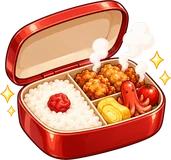
#> input picture art/ui/bonus_bento.webp, 171 x 160 px; its folder holds only this picture in this run
$ python check_ui.py
#> lines starting #> are read from the running program, lines starting #| are printed output that depends on the picture
"""去背檢查：把 art/ui/bonus_*.webp 放到深色與亮色底上放大 2 倍 → work/bonus_check.png
用法: python3 tools/check_ui.py
"""
import os, glob
from PIL import Image
os.chdir(os.path.join(os.path.dirname(os.path.abspath(__file__)), ".."))
fs = sorted(glob.glob("art/ui/bonus_*.webp"))
ims = [Image.open(f).convert("RGBA") for f in fs]
#> ims = 1 item
ims = [im.resize((im.width * 2, im.height * 2), Image.LANCZOS) for im in ims]
w = sum(im.width + 30 for im in ims) + 30; h = max(im.height for im in ims) + 40
#> after `w = sum((im.width + 30 for im in ims)) + 30`: w = 402
#> after `h = max((im.height for im in ims)) + 40`: h = 360
out = Image.new("RGB", (w, h * 3))
#> out: PIL image 402x1080 RGB; every value is 0
for row, col in enumerate([(24, 24, 32), (70, 60, 90), (235, 235, 235)]):
    bg = Image.new("RGB", (w, h), col); x = 30
    for im in ims: bg.paste(im, (x, 20), im); x += im.width + 30
    out.paste(bg, (0, row * h))
#> this loop made 3 passes
#> pass 1, `bg = Image.new('RGB', (w, h), col)`:
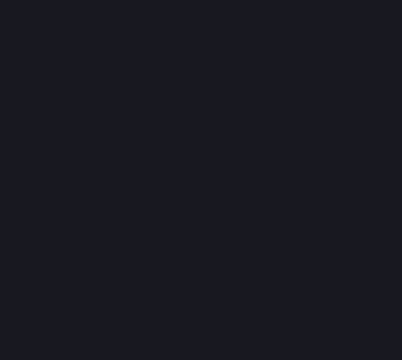
#> bg: PIL image 402x360 RGB; mean R, G, B 24, 24, 32
#> pass 2, `bg = Image.new('RGB', (w, h), col)`:
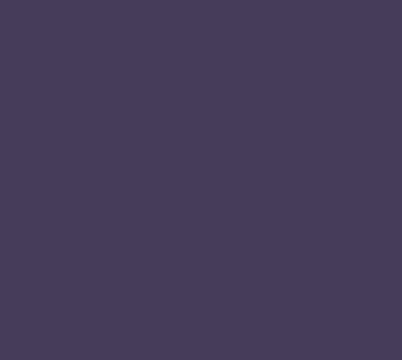
#> bg: PIL image 402x360 RGB; mean R, G, B 70, 60, 90
#> after the loop:
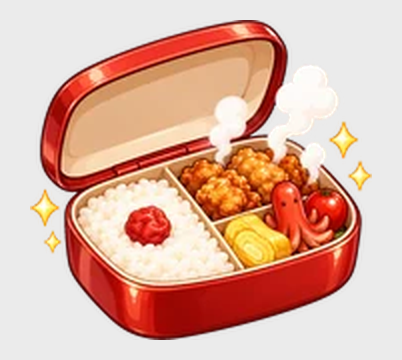
#> bg: PIL image 402x360 RGB; mean R, G, B 222.1, 177.8, 161.4
#> after the loop:
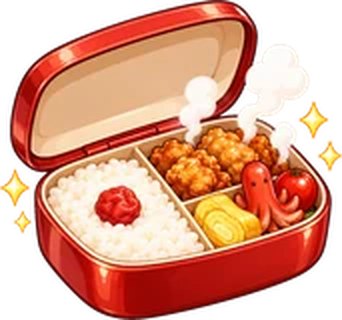
#> im: PIL image 342x320 RGBA; mean R, G, B, A 156.1, 94.3, 71.1, 180.1; transparent parts drawn white
#> after the loop:
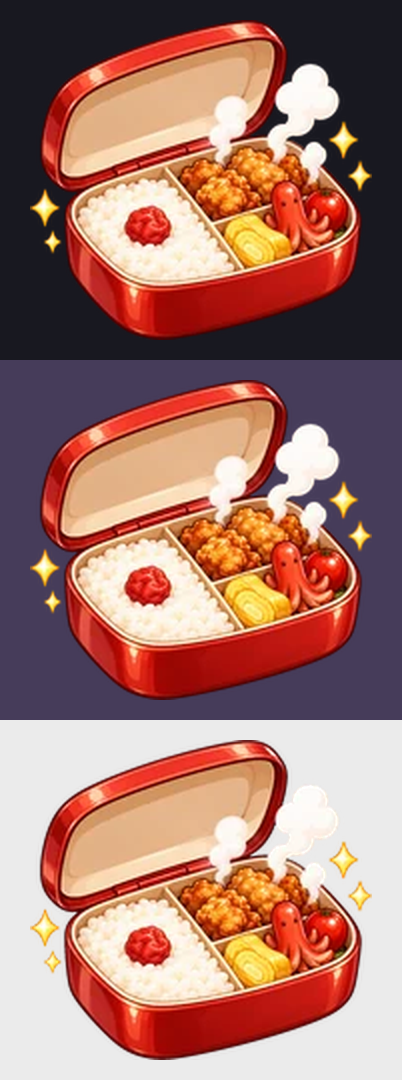
#> out: PIL image 402x1080 RGB; mean R, G, B 163.8, 117.8, 107.4
out.save("work/bonus_check.png"); print("work/bonus_check.png", [os.path.basename(f) + f" {Image.open(f).size} {os.path.getsize(f)//1024}KB" for f in fs])
#| work/bonus_check.png ['bonus_bento.webp (171, 160) 12KB']

$ run again, on art/ui/bonus_boba.webp
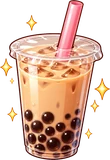
#> input picture art/ui/bonus_boba.webp, 110 x 160 px
#> ims = 1 item
#> w = 280
#> h = 360
#> after the loop `for row, col in enumerate([(24, 24, 32), (70, 60, 90), (235, 235, 235)..`:
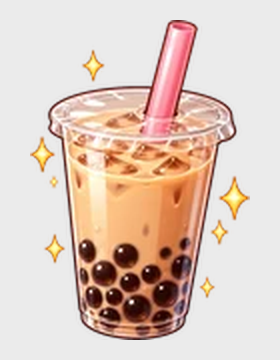
#> bg: PIL image 280x360 RGB; mean R, G, B 222.7, 201.9, 190.7
#> after the loop `for row, col in enumerate([(24, 24, 32), (70, 60, 90), (235, 235, 235)..`:
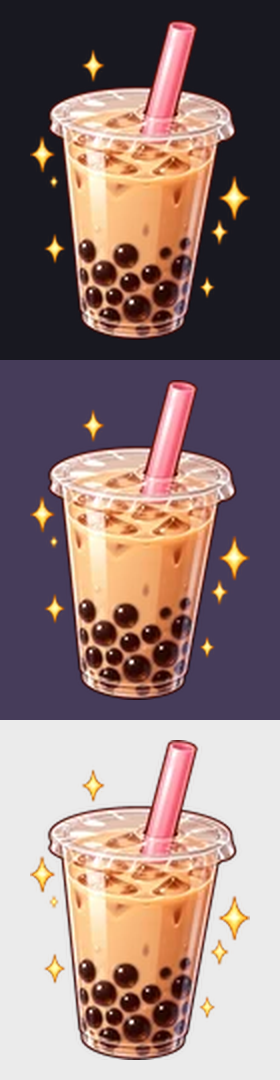
#> out: PIL image 280x1080 RGB; mean R, G, B 144.1, 121.2, 118
#| work/bonus_check.png ['bonus_boba.webp (110, 160) 9KB']

$ run again, on art/ui/bonus_coffee.webp
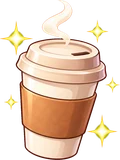
#> input picture art/ui/bonus_coffee.webp, 120 x 160 px
#> ims = 1 item
#> w = 300
#> h = 360
#> after the loop `for row, col in enumerate([(24, 24, 32), (70, 60, 90), (235, 235, 235)..`:
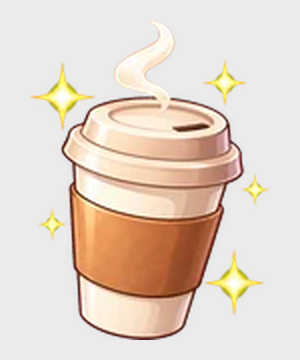
#> bg: PIL image 300x360 RGB; mean R, G, B 228.5, 213.9, 201.7
#> after the loop `for row, col in enumerate([(24, 24, 32), (70, 60, 90), (235, 235, 235)..`:
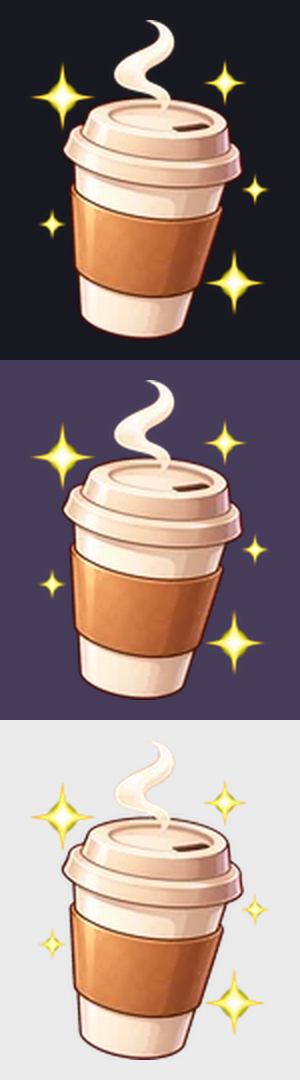
#> out: PIL image 300x1080 RGB; mean R, G, B 147, 130.2, 126.2
#| work/bonus_check.png ['bonus_coffee.webp (120, 160) 8KB']
